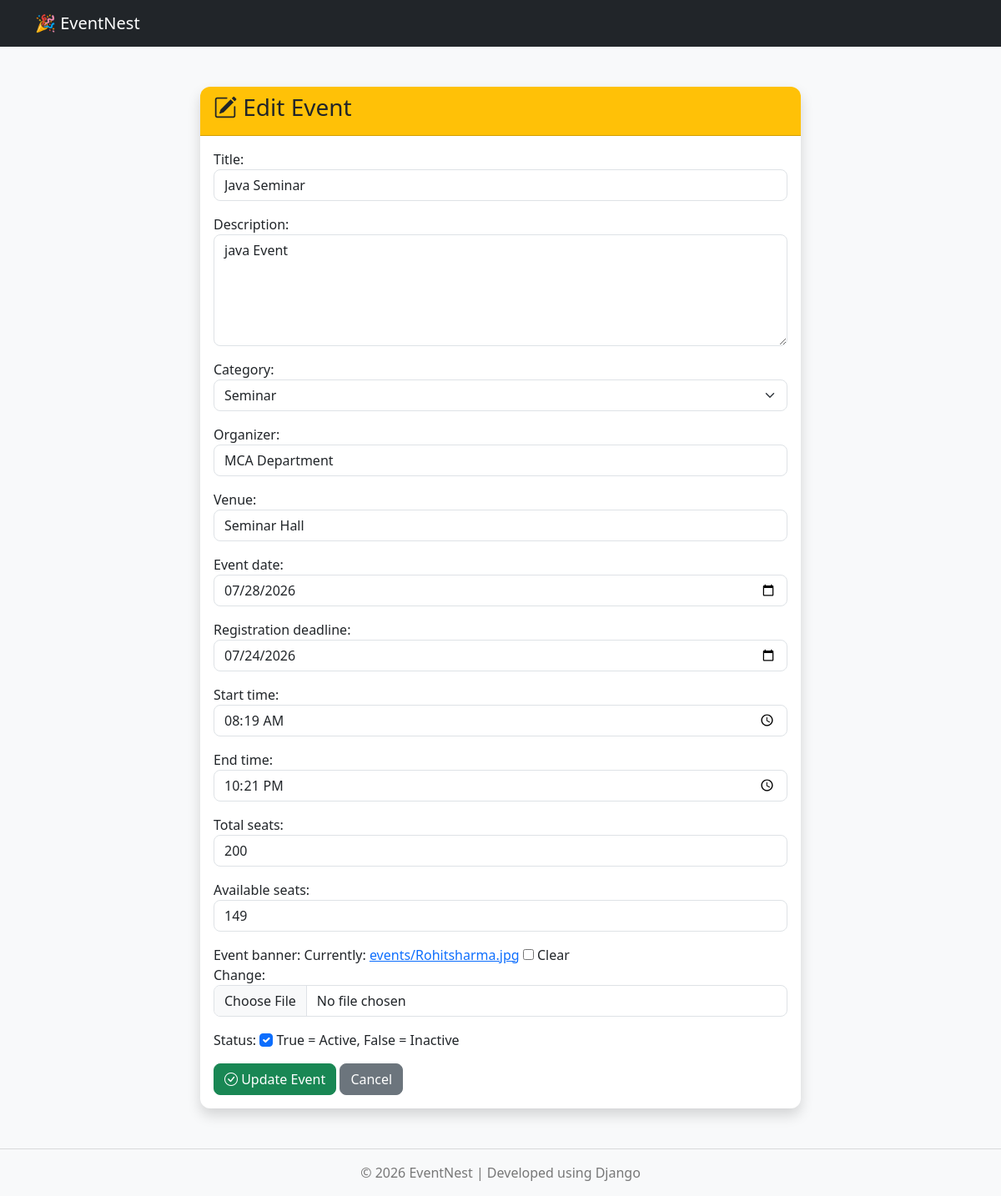
Screenshot of /events/edit/8/ with the database file from the repository.
### events/models.py (models this page shows, shortened)
class Event(models.Model):
    CATEGORY_CHOICES = [
        ("Workshop", "Workshop"),
        ("Seminar", "Seminar"),
        ("Hackathon", "Hackathon"),
        ("Competition", "Competition"),
        ("Webinar", "Webinar"),
    ]
    title = models.CharField(
        max_length=200
    )
    description = models.TextField()
    category = models.CharField(
        max_length=50,
        choices=CATEGORY_CHOICES,
        default="Workshop"
    )
    organizer = models.CharField(
        max_length=150
    )
    venue = models.CharField(
        max_length=150
    )
    event_date = models.DateField()
    registration_deadline = models.DateField(
        default=date.today
    )
    start_time = models.TimeField()
    end_time = models.TimeField()
    total_seats = models.PositiveIntegerField(
        default=0
    )
    available_seats = models.PositiveIntegerField(
        default=0
    )
    event_banner = models.ImageField(
        upload_to="events/",
        blank=True,
        null=True
    )
    status = models.BooleanField(
        default=True,
        help_text="True = Active, False = Inactive"
    )
    created_at = models.DateTimeField(
        auto_now_add=True
    )
    updated_at = models.DateTimeField(
        auto_now=True
    )
    class Meta:
        ordering = ["event_date", "start_time"]
        verbose_name = "Event"
        verbose_name_plural = "Events"

### events/views.py (the view)
# urls.py: path("edit/<int:id>/", views.edit_event, name="edit_event"),
def edit_event(request, id):
    event = get_object_or_404(Event, id=id)
    if request.method == "POST":
        form = EventForm(
            request.POST,
            request.FILES,
            instance=event
        )
        if form.is_valid():
            form.save()
            return redirect("event_list")
    else:
        form = EventForm(instance=event)
    return render(
        request,
        "events/edit_event.html",
        {
            "form": form,
            "event": event
        }
    )

### templates/events/edit_event.html (shortened to what this page needs)
{% extends "base.html" %}
{% block content %}
<div class="container mt-5">
    <div class="row justify-content-center">
        <div class="col-md-8">
            <div class="card shadow">
                <div class="card-header bg-warning text-dark">
                    <h3>
                        <i class="bi bi-pencil-square"></i>
                        Edit Event
                    </h3>
                </div>
                <div class="card-body">
                    <form method="POST" enctype="multipart/form-data">
                        {{ form.as_p }}
                        <button class="btn btn-success">
                            <i class="bi bi-check-circle"></i>
                            Update Event
                        </button>
                        <a href="{% url 'event_list' %}"
                           class="btn btn-secondary">
                            Cancel
                        </a>
                    </form>
                </div>
            </div>
        </div>
    </div>
</div>
{% endblock %}

### static/css/style.css (style rules this page uses)
body { background:#f8f9fa; }
.card { border:none; border-radius:12px; }
.card-header { border-radius:12px 12px 0 0 !important; }
.btn { border-radius:8px; }
.form-control, .form-select { border-radius:8px; }

### rows the page displays
Event: title "Java Seminar", description "java Event", category "Seminar", organizer "MCA Department", venue "Seminar Hall", event_date "07/28/2026", registration_deadline "07/24/2026", start_time "08:19:00", end_time "22:21:00", total_seats "200", available_seats "149", status "☑"
